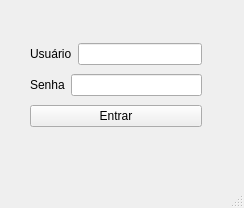
<?xml version="1.0" encoding="UTF-8"?>
<ui version="4.0">
 <class>MainWindow</class>
 <widget class="QMainWindow" name="MainWindow">
  <property name="geometry">
   <rect>
    <x>0</x>
    <y>0</y>
    <width>244</width>
    <height>208</height>
   </rect>
  </property>
  <property name="windowTitle">
   <string>MainWindow</string>
  </property>
  <widget class="QWidget" name="centralwidget">
   <widget class="QWidget" name="">
    <property name="geometry">
     <rect>
      <x>30</x>
      <y>40</y>
      <width>172</width>
      <height>93</height>
     </rect>
    </property>
    <layout class="QVBoxLayout" name="verticalLayout">
     <item>
      <layout class="QHBoxLayout" name="horizontalLayout">
       <item>
        <widget class="QLabel" name="label">
         <property name="text">
          <string>Usuário</string>
         </property>
        </widget>
       </item>
       <item>
        <widget class="QLineEdit" name="lineEdit"/>
       </item>
      </layout>
     </item>
     <item>
      <layout class="QHBoxLayout" name="horizontalLayout_2">
       <item>
        <widget class="QLabel" name="label_2">
         <property name="text">
          <string>Senha</string>
         </property>
        </widget>
       </item>
       <item>
        <widget class="QLineEdit" name="lineEdit_2">
         <property name="echoMode">
          <enum>QLineEdit::Password</enum>
         </property>
        </widget>
       </item>
      </layout>
     </item>
     <item>
      <widget class="QPushButton" name="pushButton">
       <property name="text">
        <string>Entrar</string>
       </property>
      </widget>
     </item>
    </layout>
   </widget>
  </widget>
  <widget class="QMenuBar" name="menubar">
   <property name="geometry">
    <rect>
     <x>0</x>
     <y>0</y>
     <width>244</width>
     <height>22</height>
    </rect>
   </property>
  </widget>
  <widget class="QStatusBar" name="statusbar"/>
 </widget>
 <resources/>
 <connections/>
</ui>
